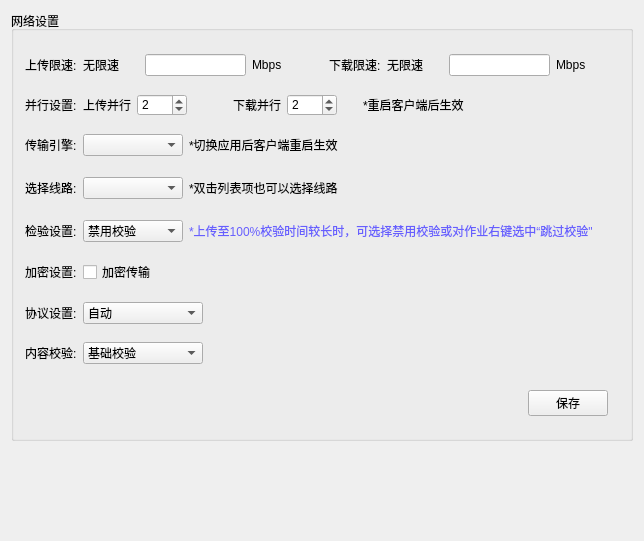
<?xml version="1.0" encoding="UTF-8"?>
<ui version="4.0">
 <class>NetSetting</class>
 <widget class="QWidget" name="NetSetting">
  <property name="geometry">
   <rect>
    <x>0</x>
    <y>0</y>
    <width>644</width>
    <height>501</height>
   </rect>
  </property>
  <property name="windowTitle">
   <string>NetSetting</string>
  </property>
  <property name="styleSheet">
   <string notr="true">#btnLimitUpload,#btnLimitDownload{border-image:url(:/images/setting/icon_edit.png);width:14px;height:14px;border:none;background-color: transparent;}
#btnLimitUpload:hover,#btnLimitDownload:hover{border-image: url(:/images/setting/icon_edit_hover.png);}

QPushButton#test_speed{border-image: url(:/images/setting/btn.png); color:#fff;width:80px; height:28px;
border:none;background-color: transparent;}
#test_speed:hover{border-image: url(:/images/setting/btn_hover.png); color:#fff;}

QProgressBar#progressTask, QProgressBar#progressDownload {text-align: center;border: none; background-color:#666666; color: #666666;}
QProgressBar#progressTask::chunk, QProgressBar#progressDownload::chunk {background-color: #13cb75;}
QProgressBar{text-align: center;border: none; background-color:#666666; color:#fff;}
QProgressBar::chunk{background-color: #13cb75;}</string>
  </property>
  <layout class="QVBoxLayout" name="verticalLayout_4">
   <property name="leftMargin">
    <number>0</number>
   </property>
   <property name="topMargin">
    <number>0</number>
   </property>
   <property name="rightMargin">
    <number>0</number>
   </property>
   <property name="bottomMargin">
    <number>0</number>
   </property>
   <item>
    <widget class="QWidget" name="widget" native="true">
     <layout class="QVBoxLayout" name="verticalLayout_3">
      <property name="bottomMargin">
       <number>100</number>
      </property>
      <item>
       <widget class="QGroupBox" name="groupBox">
        <property name="title">
         <string>网络设置</string>
        </property>
        <layout class="QVBoxLayout" name="verticalLayout_2">
         <property name="spacing">
          <number>12</number>
         </property>
         <item>
          <widget class="QWidget" name="widget_changeSpeed" native="true">
           <layout class="QHBoxLayout" name="horizontalLayout_3">
            <property name="spacing">
             <number>15</number>
            </property>
            <property name="leftMargin">
             <number>0</number>
            </property>
            <property name="topMargin">
             <number>9</number>
            </property>
            <property name="rightMargin">
             <number>0</number>
            </property>
            <property name="bottomMargin">
             <number>0</number>
            </property>
            <item>
             <widget class="QWidget" name="widget_3" native="true">
              <layout class="QHBoxLayout" name="horizontalLayout">
               <property name="leftMargin">
                <number>0</number>
               </property>
               <property name="topMargin">
                <number>3</number>
               </property>
               <property name="rightMargin">
                <number>0</number>
               </property>
               <property name="bottomMargin">
                <number>3</number>
               </property>
               <item>
                <widget class="QLabel" name="label">
                 <property name="text">
                  <string>上传限速:</string>
                 </property>
                </widget>
               </item>
               <item>
                <widget class="QLabel" name="label_no_limit_up">
                 <property name="text">
                  <string>无限速</string>
                 </property>
                </widget>
               </item>
               <item>
                <widget class="QPushButton" name="btnLimitUpload">
                 <property name="text">
                  <string/>
                 </property>
                </widget>
               </item>
               <item>
                <widget class="QLineEdit" name="lineEdit_upload"/>
               </item>
               <item>
                <widget class="QLabel" name="label_unit_up">
                 <property name="text">
                  <string>Mbps</string>
                 </property>
                </widget>
               </item>
              </layout>
             </widget>
            </item>
            <item>
             <spacer name="horizontalSpacer_8">
              <property name="orientation">
               <enum>Qt::Horizontal</enum>
              </property>
              <property name="sizeHint" stdset="0">
               <size>
                <width>40</width>
                <height>20</height>
               </size>
              </property>
             </spacer>
            </item>
            <item>
             <widget class="QWidget" name="widget_4" native="true">
              <layout class="QHBoxLayout" name="horizontalLayout_2">
               <property name="leftMargin">
                <number>0</number>
               </property>
               <property name="topMargin">
                <number>0</number>
               </property>
               <property name="rightMargin">
                <number>0</number>
               </property>
               <property name="bottomMargin">
                <number>0</number>
               </property>
               <item>
                <widget class="QLabel" name="label_4">
                 <property name="text">
                  <string>下载限速:</string>
                 </property>
                </widget>
               </item>
               <item>
                <widget class="QLabel" name="label_no_limit_down">
                 <property name="text">
                  <string>无限速</string>
                 </property>
                </widget>
               </item>
               <item>
                <widget class="QPushButton" name="btnLimitDownload">
                 <property name="text">
                  <string/>
                 </property>
                </widget>
               </item>
               <item>
                <widget class="QLineEdit" name="lineEdit_download"/>
               </item>
               <item>
                <widget class="QLabel" name="label_unit_down">
                 <property name="text">
                  <string>Mbps</string>
                 </property>
                </widget>
               </item>
              </layout>
             </widget>
            </item>
            <item>
             <spacer name="horizontalSpacer">
              <property name="orientation">
               <enum>Qt::Horizontal</enum>
              </property>
              <property name="sizeHint" stdset="0">
               <size>
                <width>40</width>
                <height>20</height>
               </size>
              </property>
             </spacer>
            </item>
           </layout>
          </widget>
         </item>
         <item>
          <widget class="QWidget" name="widget_concurrency" native="true">
           <layout class="QVBoxLayout" name="verticalLayout_5">
            <property name="leftMargin">
             <number>0</number>
            </property>
            <property name="topMargin">
             <number>0</number>
            </property>
            <property name="rightMargin">
             <number>0</number>
            </property>
            <property name="bottomMargin">
             <number>0</number>
            </property>
            <item>
             <widget class="QWidget" name="widget_9" native="true">
              <property name="sizePolicy">
               <sizepolicy hsizetype="Preferred" vsizetype="Preferred">
                <horstretch>0</horstretch>
                <verstretch>0</verstretch>
               </sizepolicy>
              </property>
              <property name="maximumSize">
               <size>
                <width>16777215</width>
                <height>16777215</height>
               </size>
              </property>
              <layout class="QHBoxLayout" name="horizontalLayout_23">
               <property name="spacing">
                <number>6</number>
               </property>
               <property name="leftMargin">
                <number>0</number>
               </property>
               <property name="topMargin">
                <number>3</number>
               </property>
               <property name="rightMargin">
                <number>0</number>
               </property>
               <property name="bottomMargin">
                <number>3</number>
               </property>
               <item>
                <widget class="QLabel" name="label_3">
                 <property name="text">
                  <string>并行设置:</string>
                 </property>
                </widget>
               </item>
               <item>
                <widget class="QLabel" name="label_no_limit_up_2">
                 <property name="text">
                  <string>上传并行</string>
                 </property>
                </widget>
               </item>
               <item>
                <widget class="QSpinBox" name="spinUpCount">
                 <property name="minimumSize">
                  <size>
                   <width>50</width>
                   <height>0</height>
                  </size>
                 </property>
                 <property name="minimum">
                  <number>1</number>
                 </property>
                 <property name="maximum">
                  <number>10</number>
                 </property>
                 <property name="value">
                  <number>2</number>
                 </property>
                </widget>
               </item>
               <item>
                <spacer name="horizontalSpacer_22">
                 <property name="orientation">
                  <enum>Qt::Horizontal</enum>
                 </property>
                 <property name="sizeType">
                  <enum>QSizePolicy::Preferred</enum>
                 </property>
                 <property name="sizeHint" stdset="0">
                  <size>
                   <width>40</width>
                   <height>20</height>
                  </size>
                 </property>
                </spacer>
               </item>
               <item>
                <widget class="QLabel" name="label_34">
                 <property name="text">
                  <string>下载并行</string>
                 </property>
                </widget>
               </item>
               <item>
                <widget class="QSpinBox" name="spinDownCount">
                 <property name="minimumSize">
                  <size>
                   <width>50</width>
                   <height>0</height>
                  </size>
                 </property>
                 <property name="minimum">
                  <number>1</number>
                 </property>
                 <property name="maximum">
                  <number>10</number>
                 </property>
                 <property name="value">
                  <number>2</number>
                 </property>
                </widget>
               </item>
               <item>
                <spacer name="horizontalSpacer_24">
                 <property name="orientation">
                  <enum>Qt::Horizontal</enum>
                 </property>
                 <property name="sizeType">
                  <enum>QSizePolicy::Fixed</enum>
                 </property>
                 <property name="sizeHint" stdset="0">
                  <size>
                   <width>20</width>
                   <height>20</height>
                  </size>
                 </property>
                </spacer>
               </item>
               <item>
                <widget class="QLabel" name="label_concurrency">
                 <property name="text">
                  <string>*重启客户端后生效</string>
                 </property>
                </widget>
               </item>
               <item>
                <spacer name="horizontalSpacer_23">
                 <property name="orientation">
                  <enum>Qt::Horizontal</enum>
                 </property>
                 <property name="sizeType">
                  <enum>QSizePolicy::Expanding</enum>
                 </property>
                 <property name="sizeHint" stdset="0">
                  <size>
                   <width>40</width>
                   <height>20</height>
                  </size>
                 </property>
                </spacer>
               </item>
              </layout>
             </widget>
            </item>
           </layout>
          </widget>
         </item>
         <item>
          <widget class="QWidget" name="widget_engine" native="true">
           <layout class="QHBoxLayout" name="horizontalLayout_9">
            <property name="leftMargin">
             <number>0</number>
            </property>
            <property name="topMargin">
             <number>3</number>
            </property>
            <property name="rightMargin">
             <number>0</number>
            </property>
            <property name="bottomMargin">
             <number>3</number>
            </property>
            <item>
             <widget class="QLabel" name="label_7">
              <property name="text">
               <string>传输引擎:</string>
              </property>
             </widget>
            </item>
            <item>
             <widget class="QComboBox" name="comboBox_transfermode">
              <property name="minimumSize">
               <size>
                <width>100</width>
                <height>0</height>
               </size>
              </property>
             </widget>
            </item>
            <item>
             <widget class="QLabel" name="label_8">
              <property name="text">
               <string>*切换应用后客户端重启生效</string>
              </property>
             </widget>
            </item>
            <item>
             <spacer name="horizontalSpacer_4">
              <property name="orientation">
               <enum>Qt::Horizontal</enum>
              </property>
              <property name="sizeHint" stdset="0">
               <size>
                <width>40</width>
                <height>20</height>
               </size>
              </property>
             </spacer>
            </item>
           </layout>
          </widget>
         </item>
         <item>
          <widget class="QWidget" name="widget_line" native="true">
           <layout class="QVBoxLayout" name="verticalLayout">
            <property name="spacing">
             <number>10</number>
            </property>
            <property name="leftMargin">
             <number>0</number>
            </property>
            <property name="topMargin">
             <number>3</number>
            </property>
            <property name="rightMargin">
             <number>0</number>
            </property>
            <property name="bottomMargin">
             <number>3</number>
            </property>
            <item>
             <widget class="QWidget" name="widget_changeLine" native="true">
              <layout class="QHBoxLayout" name="horizontalLayout_4">
               <property name="leftMargin">
                <number>0</number>
               </property>
               <property name="topMargin">
                <number>3</number>
               </property>
               <property name="rightMargin">
                <number>0</number>
               </property>
               <property name="bottomMargin">
                <number>3</number>
               </property>
               <item>
                <widget class="QLabel" name="label_9">
                 <property name="text">
                  <string>选择线路:</string>
                 </property>
                </widget>
               </item>
               <item>
                <widget class="QComboBox" name="comboBox_select">
                 <property name="minimumSize">
                  <size>
                   <width>100</width>
                   <height>0</height>
                  </size>
                 </property>
                </widget>
               </item>
               <item>
                <widget class="QLabel" name="label_10">
                 <property name="text">
                  <string>*双击列表项也可以选择线路</string>
                 </property>
                </widget>
               </item>
               <item>
                <spacer name="horizontalSpacer_3">
                 <property name="orientation">
                  <enum>Qt::Horizontal</enum>
                 </property>
                 <property name="sizeHint" stdset="0">
                  <size>
                   <width>40</width>
                   <height>20</height>
                  </size>
                 </property>
                </spacer>
               </item>
              </layout>
             </widget>
            </item>
           </layout>
          </widget>
         </item>
         <item>
          <widget class="QWidget" name="widget_check" native="true">
           <layout class="QHBoxLayout" name="horizontalLayout_8">
            <property name="leftMargin">
             <number>0</number>
            </property>
            <property name="topMargin">
             <number>3</number>
            </property>
            <property name="rightMargin">
             <number>0</number>
            </property>
            <property name="bottomMargin">
             <number>3</number>
            </property>
            <item>
             <widget class="QLabel" name="label_11">
              <property name="minimumSize">
               <size>
                <width>0</width>
                <height>0</height>
               </size>
              </property>
              <property name="maximumSize">
               <size>
                <width>60</width>
                <height>16777215</height>
               </size>
              </property>
              <property name="text">
               <string>检验设置:</string>
              </property>
             </widget>
            </item>
            <item>
             <widget class="QComboBox" name="comboBoxTransCheck">
              <property name="minimumSize">
               <size>
                <width>100</width>
                <height>0</height>
               </size>
              </property>
              <item>
               <property name="text">
                <string>禁用校验</string>
               </property>
              </item>
              <item>
               <property name="text">
                <string>标准校验</string>
               </property>
              </item>
              <item>
               <property name="text">
                <string>严格校验</string>
               </property>
              </item>
             </widget>
            </item>
            <item>
             <widget class="QLabel" name="label_2">
              <property name="text">
               <string>&lt;html&gt;&lt;head/&gt;&lt;body&gt;&lt;p&gt;&lt;span style=&quot; color:#675ffe;&quot;&gt;*上传至100%校验时间较长时，可选择禁用校验或对作业右键选中“跳过校验&amp;quot;&lt;/span&gt;&lt;/p&gt;&lt;/body&gt;&lt;/html&gt;</string>
              </property>
             </widget>
            </item>
            <item>
             <spacer name="horizontalSpacer_5">
              <property name="orientation">
               <enum>Qt::Horizontal</enum>
              </property>
              <property name="sizeHint" stdset="0">
               <size>
                <width>40</width>
                <height>20</height>
               </size>
              </property>
             </spacer>
            </item>
           </layout>
          </widget>
         </item>
         <item>
          <widget class="QWidget" name="widget_encrypt" native="true">
           <layout class="QHBoxLayout" name="horizontalLayout_7">
            <property name="leftMargin">
             <number>0</number>
            </property>
            <property name="topMargin">
             <number>3</number>
            </property>
            <property name="rightMargin">
             <number>0</number>
            </property>
            <property name="bottomMargin">
             <number>3</number>
            </property>
            <item>
             <widget class="QLabel" name="label_12">
              <property name="minimumSize">
               <size>
                <width>0</width>
                <height>0</height>
               </size>
              </property>
              <property name="maximumSize">
               <size>
                <width>60</width>
                <height>16777215</height>
               </size>
              </property>
              <property name="text">
               <string>加密设置:</string>
              </property>
             </widget>
            </item>
            <item>
             <widget class="QCheckBox" name="checkBox_compress">
              <property name="text">
               <string>加密传输</string>
              </property>
             </widget>
            </item>
            <item>
             <spacer name="horizontalSpacer_6">
              <property name="orientation">
               <enum>Qt::Horizontal</enum>
              </property>
              <property name="sizeHint" stdset="0">
               <size>
                <width>40</width>
                <height>20</height>
               </size>
              </property>
             </spacer>
            </item>
           </layout>
          </widget>
         </item>
         <item>
          <widget class="QWidget" name="widget_protocol" native="true">
           <layout class="QHBoxLayout" name="horizontalLayout_13">
            <property name="leftMargin">
             <number>0</number>
            </property>
            <property name="topMargin">
             <number>3</number>
            </property>
            <property name="rightMargin">
             <number>0</number>
            </property>
            <property name="bottomMargin">
             <number>3</number>
            </property>
            <item>
             <widget class="QLabel" name="label_49">
              <property name="minimumSize">
               <size>
                <width>0</width>
                <height>0</height>
               </size>
              </property>
              <property name="maximumSize">
               <size>
                <width>60</width>
                <height>16777215</height>
               </size>
              </property>
              <property name="text">
               <string>协议设置:</string>
              </property>
              <property name="alignment">
               <set>Qt::AlignLeading|Qt::AlignLeft|Qt::AlignVCenter</set>
              </property>
              <property name="margin">
               <number>0</number>
              </property>
             </widget>
            </item>
            <item>
             <widget class="ComboBox" name="comboBoxProtocol">
              <property name="sizePolicy">
               <sizepolicy hsizetype="Preferred" vsizetype="Preferred">
                <horstretch>0</horstretch>
                <verstretch>0</verstretch>
               </sizepolicy>
              </property>
              <property name="minimumSize">
               <size>
                <width>120</width>
                <height>0</height>
               </size>
              </property>
              <property name="maximumSize">
               <size>
                <width>120</width>
                <height>16777215</height>
               </size>
              </property>
              <property name="focusPolicy">
               <enum>Qt::NoFocus</enum>
              </property>
              <property name="currentText">
               <string notr="true">自动</string>
              </property>
              <item>
               <property name="text">
                <string>自动</string>
               </property>
              </item>
              <item>
               <property name="text">
                <string>UDP协议</string>
               </property>
              </item>
              <item>
               <property name="text">
                <string>TCP协议</string>
               </property>
              </item>
             </widget>
            </item>
            <item>
             <spacer name="horizontalSpacer_44">
              <property name="orientation">
               <enum>Qt::Horizontal</enum>
              </property>
              <property name="sizeHint" stdset="0">
               <size>
                <width>391</width>
                <height>20</height>
               </size>
              </property>
             </spacer>
            </item>
           </layout>
          </widget>
         </item>
         <item>
          <widget class="QWidget" name="widget_check2" native="true">
           <layout class="QHBoxLayout" name="horizontalLayout_14">
            <property name="leftMargin">
             <number>0</number>
            </property>
            <property name="topMargin">
             <number>3</number>
            </property>
            <property name="rightMargin">
             <number>0</number>
            </property>
            <property name="bottomMargin">
             <number>3</number>
            </property>
            <item>
             <widget class="QLabel" name="label_50">
              <property name="minimumSize">
               <size>
                <width>0</width>
                <height>0</height>
               </size>
              </property>
              <property name="maximumSize">
               <size>
                <width>60</width>
                <height>16777215</height>
               </size>
              </property>
              <property name="text">
               <string>内容校验:</string>
              </property>
              <property name="alignment">
               <set>Qt::AlignLeading|Qt::AlignLeft|Qt::AlignVCenter</set>
              </property>
              <property name="margin">
               <number>0</number>
              </property>
             </widget>
            </item>
            <item>
             <widget class="ComboBox" name="comboBoxTransCheck2">
              <property name="sizePolicy">
               <sizepolicy hsizetype="Preferred" vsizetype="Preferred">
                <horstretch>0</horstretch>
                <verstretch>0</verstretch>
               </sizepolicy>
              </property>
              <property name="minimumSize">
               <size>
                <width>120</width>
                <height>0</height>
               </size>
              </property>
              <property name="maximumSize">
               <size>
                <width>120</width>
                <height>16777215</height>
               </size>
              </property>
              <property name="focusPolicy">
               <enum>Qt::NoFocus</enum>
              </property>
              <property name="currentText">
               <string notr="true">基础校验</string>
              </property>
              <item>
               <property name="text">
                <string>基础校验</string>
               </property>
              </item>
              <item>
               <property name="text">
                <string>稀疏校验</string>
               </property>
              </item>
              <item>
               <property name="text">
                <string>严格校验</string>
               </property>
              </item>
             </widget>
            </item>
            <item>
             <spacer name="horizontalSpacer_45">
              <property name="orientation">
               <enum>Qt::Horizontal</enum>
              </property>
              <property name="sizeHint" stdset="0">
               <size>
                <width>391</width>
                <height>20</height>
               </size>
              </property>
             </spacer>
            </item>
           </layout>
          </widget>
         </item>
         <item>
          <widget class="QWidget" name="widget_save" native="true">
           <layout class="QHBoxLayout" name="horizontalLayout_10">
            <property name="leftMargin">
             <number>0</number>
            </property>
            <item>
             <spacer name="horizontalSpacer_7">
              <property name="orientation">
               <enum>Qt::Horizontal</enum>
              </property>
              <property name="sizeHint" stdset="0">
               <size>
                <width>40</width>
                <height>20</height>
               </size>
              </property>
             </spacer>
            </item>
            <item>
             <widget class="QPushButton" name="save_network_setting">
              <property name="text">
               <string>保存</string>
              </property>
              <property name="flat">
               <bool>false</bool>
              </property>
             </widget>
            </item>
           </layout>
          </widget>
         </item>
        </layout>
       </widget>
      </item>
     </layout>
    </widget>
   </item>
  </layout>
 </widget>
 <layoutdefault spacing="6" margin="11"/>
 <customwidgets>
  <customwidget>
   <class>ComboBox</class>
   <extends>QComboBox</extends>
   <header>UI/Widgets/ComboBox.h</header>
  </customwidget>
 </customwidgets>
 <resources>
  <include location="../../../themes/green/green.qrc"/>
 </resources>
 <connections/>
</ui>
